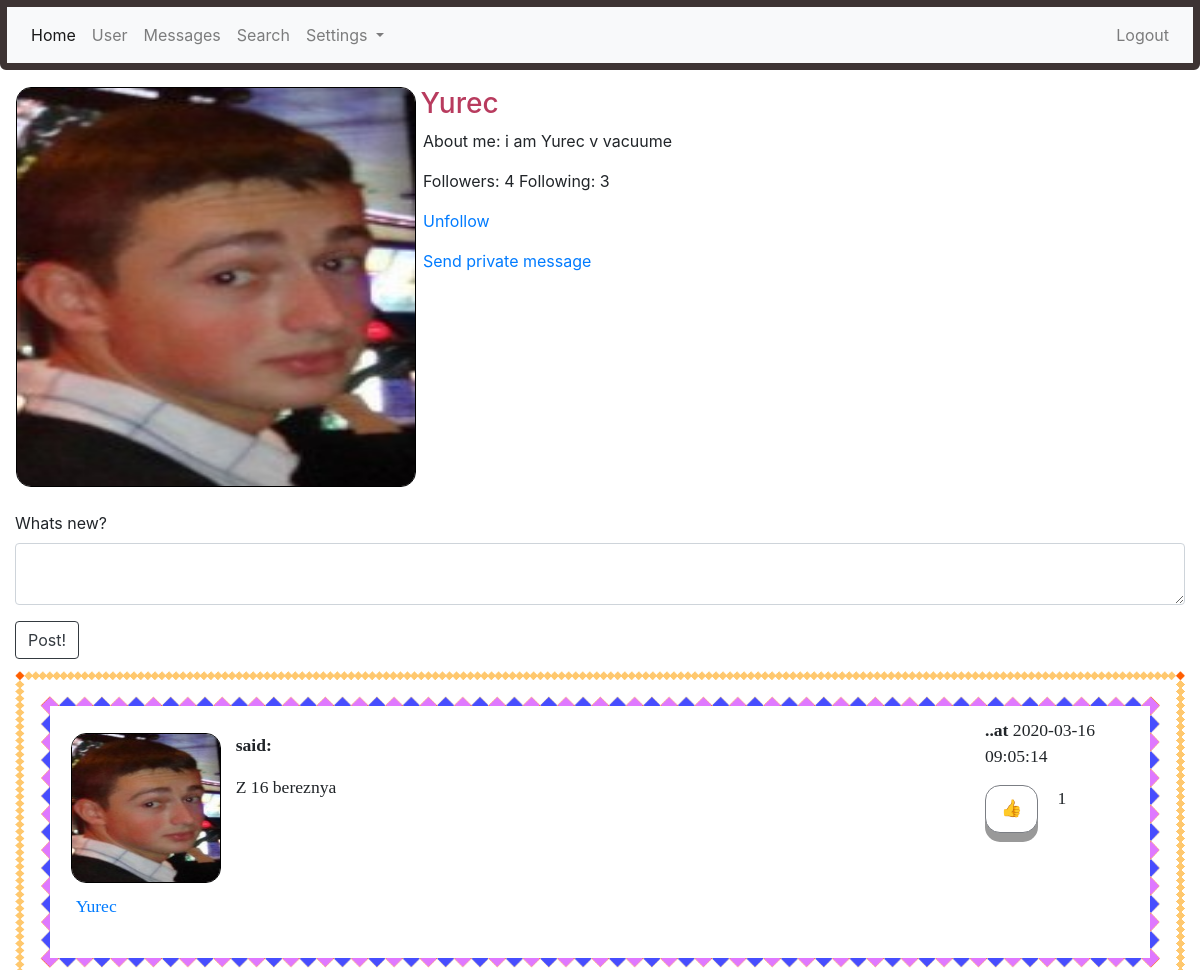
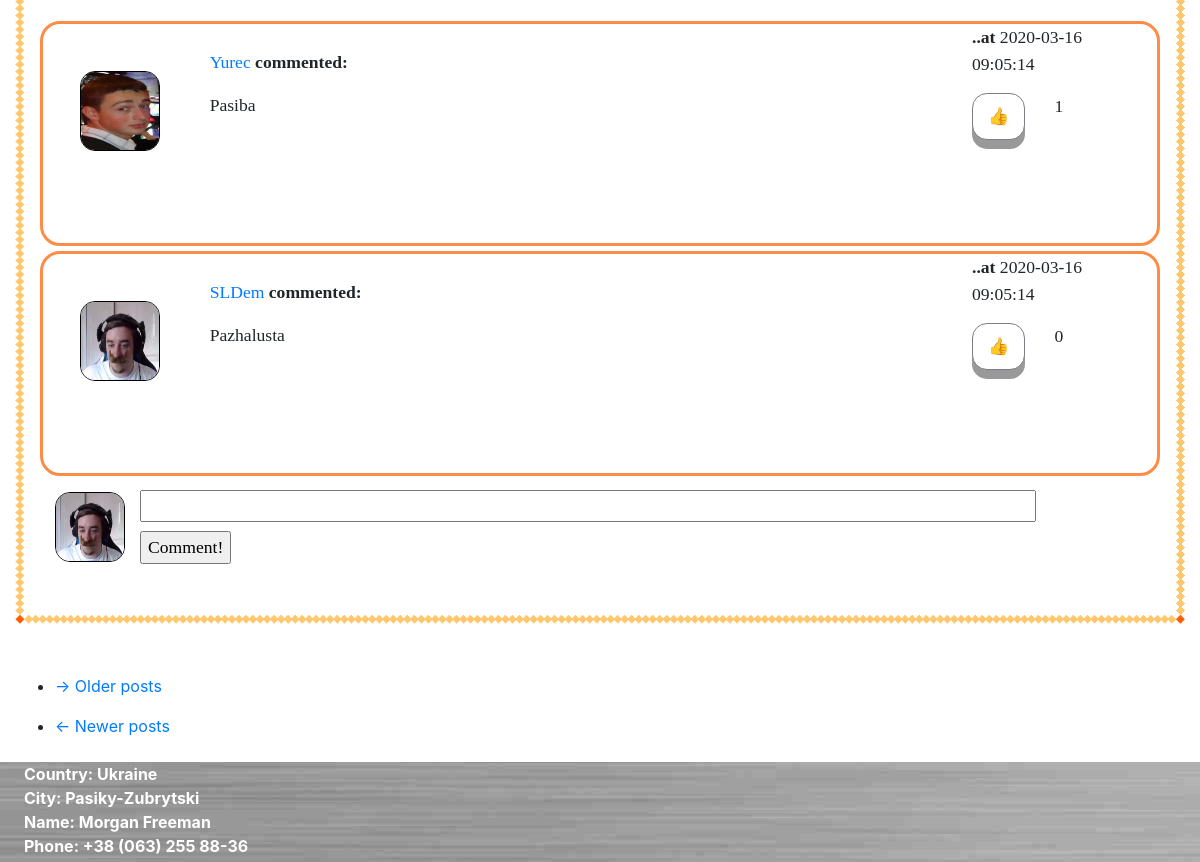
The app's page /user/Yurec (signed in) with its own data (2 pictures, top to bottom).
### app/models.py (models this page shows, shortened)
class User(UserMixin, db.Model):
    id = db.Column(db.Integer, primary_key=True)
    username = db.Column(db.String(64), index=True, unique=True)
    email = db.Column(db.String(124), index=True, unique=True)
    password_hash = db.Column(db.String(128))
    about_me = db.Column(db.String(1024))
    last_seen = db.Column(db.DateTime, default=datetime.utcnow())
    avatar_set = db.Column(db.Boolean, default=False)
    posts = db.relationship("Post", backref='author', lazy='dynamic')
    comments = db.relationship("Comment", backref='commenter', lazy='dynamic')
    followed = db.relationship(
        'User', secondary=followers,
        primaryjoin=(followers.c.follower_id == id),
        secondaryjoin=(followers.c.followed_id == id),
        backref=db.backref('followers', lazy='dynamic'), lazy='dynamic')
    liked = db.relationship(
        'PostLike',
        foreign_keys='PostLike.user_id',
        backref='user', lazy='dynamic')
    comment_liked = db.relationship(
        'CommentLike',
        foreign_keys='CommentLike.user_id',
        backref='user', lazy='dynamic')
    messages_sent = db.relationship(
        'Message',
        foreign_keys='Message.sender_id',
        backref='author', lazy='dynamic')
    messages_received = db.relationship(
        'Message',
        foreign_keys='Message.recipient_id',
        backref='recipient', lazy='dynamic')
    def is_following(self, user):
        return self.followed.filter(
            followers.c.followed_id == user.id).count() > 0
    def liked_post(self, post):
        return PostLike.query.filter(PostLike.user_id == self.id,
                                     PostLike.post_id == post.id).count() > 0
    def liked_comment(self, comment):
        return CommentLike.query.filter(CommentLike.user_id == self.id,
                                        CommentLike.comment_id == comment.id).count() > 0

class Post(db.Model):
    id = db.Column(db.Integer, primary_key=True)
    body = db.Column(db.String(140))
    timestamp = db.Column(db.DateTime, index=True, default=datetime.utcnow())
    user_id = db.Column(db.Integer, db.ForeignKey('user.id'))
    likes = db.relationship('PostLike', backref='post', lazy='dynamic')
    comments = db.relationship('Comment', backref='comment', lazy='dynamic')

class Comment(db.Model):
    id = db.Column(db.Integer, primary_key=True)
    body = db.Column(db.String(1028))
    timestamp = db.Column(db.DateTime(), default=datetime.utcnow(), index=True)
    post_id = db.Column(db.Integer, db.ForeignKey('post.id'))
    user_id = db.Column(db.Integer, db.ForeignKey('user.id'))
    comment_likes = db.relationship('CommentLike', backref='comment', lazy='dynamic')

### app/routes.py (the view)
@login_required
@app.route('/user/<username>', methods=['POST', 'GET'])
def user(username):
    if current_user.is_authenticated:
        form = PostForm()
        if form.validate_on_submit():
            post = Post(body=form.post.data, author=current_user)
            db.session.add(post)
            db.session.commit()
            flash('Your post has been posted!')
            return redirect(url_for('user', username=current_user.username))
        user = User.query.filter_by(username=username).first_or_404()
        page = request.args.get('page', 1, type=int)
        comments = Comment.query.all()
        posts = user.posts.order_by(Post.timestamp.desc()).paginate(
            page, 8, False)
        next_url = url_for('user', username=user.username, page=posts.next_num) if posts.has_next else None
        prev_url = url_for('user', username=user.username, page=posts.prev_num) if posts.has_prev else None
        return render_template('user.html', title=user.username, user=user, username=current_user.username,
                               posts=posts.items, comments=comments, next_url=next_url, prev_url=prev_url, form=form)
    return redirect(url_for('login'))

### app/templates/user.html
{% extends "base.html" %}
{% import "bootstrap/wtf.html" as wtf %}
{% block app_content %}
    <table style="margin-top: 1%; ">
        <tr valign="top" style="width: 100%;">
            <td>
                {% if user.avatar_set %}
                    <img class="avatar" height="400px" width="400px" src="/static/{{user.username}}.jpg">
                {% else %}
                    <img class="roboavatar" src="{{ avatars.robohash(user.username, size='400') }}" />
                {% endif %}
            </td>
            <td>
                <h3 style="margin-left: 1%; color: #b83b5e;">{{ user.username }}</h3>
                {% if user.about_me %}
                    <p style="margin-left: 2%; width: 220%;">About me: {{ user.about_me }}</p>
                {% endif %}
                <p style="margin-left: 2%; width: 220%;">Followers: {{ user.followers.count() }} Following: {{ user.followed.count() }}</p>
                {% if user == current_user %}
                    <p style="margin-left: 2%;"></p>
                {% elif not current_user.is_following(user) %}
                    <p style="margin-left: 2%;"><a href="{{ url_for('follow', username=user.username) }}">Follow</a></p>
                {% else %}
                    <p style="margin-left: 2%;"><a href="{{ url_for('unfollow', username=user.username) }}">Unfollow</a></p>
                {% endif %}
                {% if user != current_user %}
                <p>
                    <a style="margin-left: 2%" href="{{ url_for('private_messages',
                                        recipient=user.username) }}">
                        {{ 'Send private message' }}
                    </a>
                </p>
                {% endif %}
            </td>
        </tr>
    </table>
<div style="margin-top: 2%;">
    {% if form %}
        {{ wtf.quick_form(form, button_map={'submit':'btn btn-outline-dark'}) }}
    {% endif %}
</div>
<div style="margin-top: 1%;">
    {% for post in posts %}
        {% include "_post.html" %}
    {% endfor %}
    <div style="margin-bottom: 2%;">
        <nav aria-label="...">
            <ul>
                <li class="next{% if not next_url %} disabled{% endif %}">
                    <a href="{{ next_url or '#' }}">
                        <span aria-hidden="true">&rarr;</span> Older posts
                    </a>
                </li>
            </ul>
            <ul class="pager">
                <li class="previous{% if not prev_url %} disabled{% endif %}">
                    <a href="{{ prev_url or '#' }}">
                        <span aria-hidden="true">&larr;</span> Newer posts
                    </a>
                </li>
            </ul>
        </nav>
    </div>
</div>
{% endblock %}

### app/templates/base.html (shortened to what this page needs)
<!doctype html>
<html>
    <head>
        <link rel="stylesheet" href="https://stackpath.bootstrapcdn.com/bootstrap/4.4.1/css/bootstrap.min.css">
        <link rel="stylesheet" href="{{ url_for('static', filename='main.css') }}">
    </head>
    <body style="height: 937px;">
    <div id="page-container">
        <div class="navbar_bordered">
            <nav class="navbar navbar-expand-lg navbar-light bg-light">
                <div class="collapse navbar-collapse" id="navbarSupportedContent">
                    <ul class="navbar-nav mr-auto">
                        <li class="nav-item active">
                            <a class="nav-link" href="/home">Home <span class="sr-only">(current)</span></a>
                        </li>
                        <li class="nav-item">
                            <a class="nav-link" href="{{url_for('user', username=current_user.username) }}">User</a>
                        </li>
                        <li class="nav-item">
                            <a class="nav-link" href="{{url_for('messages') }}">Messages</a>
                        </li>
                         <li class="nav-item">
                            <a class="nav-link" href="{{url_for('search') }}">Search</a>
                        </li>
                        <li class="nav-item dropdown">
                            <a class="nav-link dropdown-toggle" href="#" id="navbarDropdown" role="button" data-toggle="dropdown" aria-haspopup="true" aria-expanded="false">
                            Settings
                        </a>
                        </li>
                    </ul>
                    <ul class="nav navbar-nav ml-auto">
                        {% if current_user.is_anonymous %}
                            <li class="nav-item">
                                <a class="nav-link" href="/login">Login</a>
                            </li>
                        {% else %}
                            <li class="nav-item">
                                <a class="nav-link" href="/logout">Logout</a>
                            </li>
                        {% endif %}
                    </ul>
                </div>
            </nav>
        </div>
    {% block content %}
        <div class="container-fluid">
            {% block app_content %}{% endblock %}
        </div>
    {% endblock %}
    <div id="main-footer">
        <p style="color: white; margin-left: 2%; margin-bottom: -30px;"><b>
            Country: Ukraine<br>
            City: Pasiky-Zubrytski<br>
            Name: Morgan Freeman<br>
            Phone: +38 (063) 255 88-36
        </b></p>
    </div>
    </div>
    </body>
</html>

### app/templates/_post.html (shortened to what this page needs)
<div class="post_with_background" style="margin-bottom: 50px;">
    <div class="post">
        <div id="container_post">
            <div id="left_post">
                <div style="position: absolute; margin-left: -5px;">
                    <a href="{{ url_for('user', username=post.author.username) }}">
                        {% if post.author.avatar_set %}
                        <img class="avatar" height="150px" width="150px"
                             src="{{ url_for('static', filename=post.author.username + '.jpg') }}">
                        {% else %}
                        <img class="roboavatar" src="{{ avatars.robohash(post.author.username, size='150') }}"/>
                        {% endif %}
                    </a>
                </div>
                <div style="position: relative; margin-top: 160px;">
                    <a href="{{ url_for('user', username=post.author.username) }}">
                        {{ post.author.username }}
                    </a>
                </div>
            </div>
            <div id="center_post">
                <p><b>said: </b></p>
                <p id="post{{ post.id }}">{{ post.body }}</p>
            </div>
            <div id="right_post">
                <p><b>..at</b> {{post.timestamp.replace(microsecond=0)}}</p>
                {% if current_user.liked_post(post) %}
                <div id="like_container">
                    <div id="like_button"><a href="{{ url_for('like_action', post_id=post.id, action='dislike') }}">
                        <div class="button">&#128078</div>
                    </a></div>
                    <div id="like_count"><p>{{ post.likes.count() }}</p></div>
                </div>
                {% else %}
                <div id="dislike_container">
                    <div id="dislike_button"><a href="{{ url_for('like_action', post_id=post.id, action='like') }}">
                        <div class="button">&#128077</div>
                    </a></div>
                    <div id="dislike_count"><p>{{ post.likes.count() }}</p></div>
                </div>
                {% endif %}
            </div>
        </div>
    </div>
    {% for comment in comments %}
        {% if comment in post.comments %}
            {% include "_comment.html" %}
        {% endif %}
    {% endfor %}
    <div id="container_post_comment">
        <div id="left_post_comment">
            {% if current_user.avatar_set %}
            <img class="avatar" height="70px" width="70px"
                 src="{{ url_for('static', filename=current_user.username + '.jpg') }}">
            {% else %}
            <img class="roboavatar" src="{{ avatars.robohash(current_user.username, size='70') }}"/>
            {% endif %}
        </div>
        <div class="comment_with_background">
            <div id="right_post_comment">
                <form action="{{ url_for('comment', post_id=post.id) }}" method="post"
                      style="margin-bottom: 4%;">
                    <input style="width: 100%; margin-bottom: 1%;" type=text name=comment>
                    <input type=submit value=Comment!>
                </form>
            </div>
        </div>
    </div>
</div>

### app/templates/_comment.html (shortened to what this page needs)
<div class="comment_with_border">
    <div id="container-comment">
        <div id="left_comment">
            <a href="{{ url_for('user', username=comment.commenter.username) }}">
                {% if comment.commenter.avatar_set %}
                    <img class="avatar" height="80px" width="80px" src="{{ url_for('static', filename=comment.commenter.username + '.jpg') }}">
                {% else %}
                    <img class="roboavatar" src="{{ avatars.robohash(comment.commenter.username, size='80') }}" />
                {% endif %}
            </a>
        </div>
        <div id="center_comment">
            <p><a href="{{ url_for('user', username=comment.commenter.username) }}">
                {{ comment.commenter.username }}
            </a><b>commented: </b></p>
            <p>{{ comment.body }}</p>
        </div>
        <div id="right_comment">
            <p><b>..at</b> {{comment.timestamp.replace(microsecond=0)}}</p>
            {% if current_user.liked_comment(comment) %}
                <div id="like_container">
                    <div id="like_button"><a href="{{ url_for('comment_like_action', comment_id=comment.id, action='dislike') }}"><div class="button">&#128078</div></a></div>
                    <div id="like_count"><p>{{ comment.comment_likes.count() }}</p></div>
                </div>
            {% else %}
                <div id="dislike_container">
                    <div id="dislike_button"><a href="{{ url_for('comment_like_action', comment_id=comment.id, action='like') }}"><div class="button">&#128077</div></a></div>
                    <div id="dislike_count"><p>{{ comment.comment_likes.count() }}</p></div>
                </div>
            {% endif %}
        </div>
    </div>
</div>

### records on screen
User: username (picture), username "Yurec", about_me "i am Yurec v vacuume"
Post: username (picture), author.username "Yurec", body "Z 16 bereznya", timestamp.replace "2020-03-16 09:05:14", likes.count "1"
Comment: username (picture), commenter.username "Yurec", body "Pasiba", timestamp.replace "2020-03-16 09:05:14", comment_likes.count "1"
Comment: username (picture), commenter.username "SLDem", body "Pazhalusta", timestamp.replace "2020-03-16 09:05:14", comment_likes.count "0"

### other values on screen
{{ user.followers.count() }} "4"
{{ user.followed.count() }} "3"
{{ 'Send private message' }} "Send private message"
